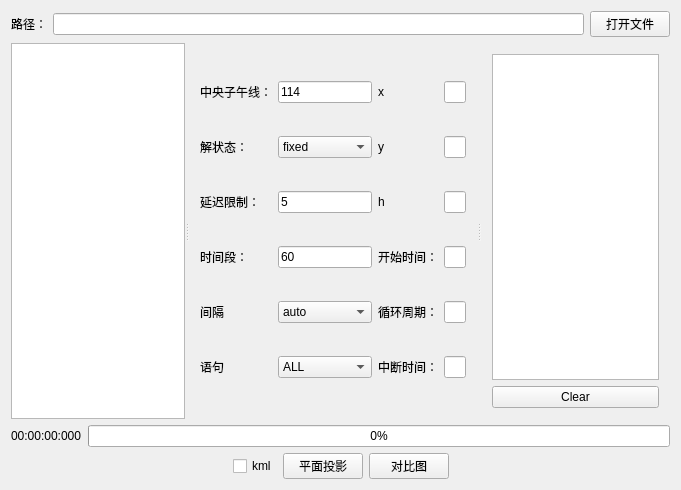
<?xml version="1.0" encoding="UTF-8"?>
<ui version="4.0">
 <class>GGA2ZYZClass</class>
 <widget class="QWidget" name="GGA2ZYZClass">
  <property name="geometry">
   <rect>
    <x>0</x>
    <y>0</y>
    <width>681</width>
    <height>490</height>
   </rect>
  </property>
  <property name="windowTitle">
   <string>GGA2ZYZ</string>
  </property>
  <layout class="QVBoxLayout" name="verticalLayout_2">
   <item>
    <layout class="QHBoxLayout" name="horizontalLayout_3">
     <item>
      <widget class="QLabel" name="label_13">
       <property name="text">
        <string>路径：</string>
       </property>
      </widget>
     </item>
     <item>
      <widget class="QLineEdit" name="m_EditFilePath">
       <property name="readOnly">
        <bool>true</bool>
       </property>
      </widget>
     </item>
     <item>
      <widget class="QPushButton" name="m_ButtonSelect">
       <property name="text">
        <string>打开文件</string>
       </property>
      </widget>
     </item>
    </layout>
   </item>
   <item>
    <widget class="QSplitter" name="splitter">
     <property name="orientation">
      <enum>Qt::Horizontal</enum>
     </property>
     <widget class="QListWidget" name="listWidget"/>
     <widget class="QWidget" name="layoutWidget">
      <layout class="QGridLayout" name="gridLayout">
       <item row="0" column="3">
        <widget class="QLineEdit" name="lat"/>
       </item>
       <item row="2" column="3">
        <widget class="QLineEdit" name="h"/>
       </item>
       <item row="2" column="0">
        <widget class="QLabel" name="label_3">
         <property name="toolTip">
          <string>筛选最大差分龄期，延迟大于输入秒数不输出。</string>
         </property>
         <property name="text">
          <string>延迟限制：</string>
         </property>
        </widget>
       </item>
       <item row="5" column="3">
        <widget class="QLineEdit" name="breakPeriod">
         <property name="text">
          <string/>
         </property>
        </widget>
       </item>
       <item row="1" column="2">
        <widget class="QLabel" name="label_8">
         <property name="text">
          <string>y</string>
         </property>
        </widget>
       </item>
       <item row="1" column="0">
        <widget class="QLabel" name="label_2">
         <property name="toolTip">
          <string>选择输出所有状态还是只有固定解。</string>
         </property>
         <property name="text">
          <string>解状态：</string>
         </property>
        </widget>
       </item>
       <item row="3" column="2">
        <widget class="QLabel" name="label_10">
         <property name="text">
          <string>开始时间：</string>
         </property>
        </widget>
       </item>
       <item row="5" column="1">
        <widget class="QComboBox" name="statement">
         <property name="editable">
          <bool>false</bool>
         </property>
         <item>
          <property name="text">
           <string>ALL</string>
          </property>
         </item>
         <item>
          <property name="text">
           <string>GGA</string>
          </property>
         </item>
         <item>
          <property name="text">
           <string>PPPNAVA</string>
          </property>
         </item>
         <item>
          <property name="text">
           <string>BESTPOSA</string>
          </property>
         </item>
         <item>
          <property name="text">
           <string>INSPVAXA</string>
          </property>
         </item>
         <item>
          <property name="text">
           <string>RTKPOSA</string>
          </property>
         </item>
        </widget>
       </item>
       <item row="4" column="2">
        <widget class="QLabel" name="label_11">
         <property name="text">
          <string>循环周期：</string>
         </property>
        </widget>
       </item>
       <item row="4" column="0">
        <widget class="QLabel" name="label_5">
         <property name="toolTip">
          <string>筛选数据的时间间隔，每隔指定时间输出一个。</string>
         </property>
         <property name="text">
          <string>间隔</string>
         </property>
        </widget>
       </item>
       <item row="5" column="2">
        <widget class="QLabel" name="label_12">
         <property name="text">
          <string>中断时间：</string>
         </property>
        </widget>
       </item>
       <item row="0" column="0">
        <widget class="QLabel" name="label">
         <property name="text">
          <string>中央子午线：</string>
         </property>
        </widget>
       </item>
       <item row="0" column="1">
        <widget class="QLineEdit" name="meridian">
         <property name="text">
          <string>114</string>
         </property>
        </widget>
       </item>
       <item row="1" column="3">
        <widget class="QLineEdit" name="lon"/>
       </item>
       <item row="4" column="1">
        <widget class="QComboBox" name="interval">
         <property name="editable">
          <bool>false</bool>
         </property>
         <item>
          <property name="text">
           <string>auto</string>
          </property>
         </item>
         <item>
          <property name="text">
           <string>1s</string>
          </property>
         </item>
         <item>
          <property name="text">
           <string>10s</string>
          </property>
         </item>
         <item>
          <property name="text">
           <string>30s</string>
          </property>
         </item>
         <item>
          <property name="text">
           <string>60s</string>
          </property>
         </item>
        </widget>
       </item>
       <item row="1" column="1">
        <widget class="QComboBox" name="solutionStatus">
         <property name="editable">
          <bool>false</bool>
         </property>
         <item>
          <property name="text">
           <string>fixed</string>
          </property>
         </item>
         <item>
          <property name="text">
           <string>all</string>
          </property>
         </item>
        </widget>
       </item>
       <item row="2" column="2">
        <widget class="QLabel" name="label_9">
         <property name="text">
          <string>h</string>
         </property>
        </widget>
       </item>
       <item row="5" column="0">
        <widget class="QLabel" name="label_6">
         <property name="text">
          <string>语句</string>
         </property>
        </widget>
       </item>
       <item row="3" column="1">
        <widget class="QLineEdit" name="timeSlice">
         <property name="text">
          <string>60</string>
         </property>
        </widget>
       </item>
       <item row="3" column="3">
        <widget class="QLineEdit" name="startTime">
         <property name="text">
          <string/>
         </property>
        </widget>
       </item>
       <item row="0" column="2">
        <widget class="QLabel" name="label_7">
         <property name="text">
          <string>x</string>
         </property>
        </widget>
       </item>
       <item row="2" column="1">
        <widget class="QLineEdit" name="delayLimit">
         <property name="text">
          <string>5</string>
         </property>
        </widget>
       </item>
       <item row="3" column="0">
        <widget class="QLabel" name="label_4">
         <property name="toolTip">
          <string>筛选每分钟前多少秒的数据。</string>
         </property>
         <property name="text">
          <string>时间段：</string>
         </property>
        </widget>
       </item>
       <item row="4" column="3">
        <widget class="QLineEdit" name="cycleTime">
         <property name="text">
          <string/>
         </property>
        </widget>
       </item>
      </layout>
     </widget>
     <widget class="QWidget" name="layoutWidget">
      <layout class="QVBoxLayout" name="verticalLayout">
       <item>
        <widget class="QTextEdit" name="logText">
         <property name="readOnly">
          <bool>true</bool>
         </property>
        </widget>
       </item>
       <item>
        <widget class="QPushButton" name="clear_btn">
         <property name="text">
          <string>Clear</string>
         </property>
        </widget>
       </item>
      </layout>
     </widget>
    </widget>
   </item>
   <item>
    <layout class="QHBoxLayout" name="horizontalLayout_4">
     <item>
      <widget class="QLabel" name="time_lb">
       <property name="text">
        <string>00:00:00:000</string>
       </property>
      </widget>
     </item>
     <item>
      <widget class="QProgressBar" name="progressBar">
       <property name="maximum">
        <number>10000</number>
       </property>
       <property name="value">
        <number>0</number>
       </property>
      </widget>
     </item>
    </layout>
   </item>
   <item>
    <layout class="QHBoxLayout" name="horizontalLayout_2">
     <item>
      <spacer name="horizontalSpacer">
       <property name="orientation">
        <enum>Qt::Horizontal</enum>
       </property>
       <property name="sizeHint" stdset="0">
        <size>
         <width>40</width>
         <height>20</height>
        </size>
       </property>
      </spacer>
     </item>
     <item>
      <widget class="QCheckBox" name="kml">
       <property name="text">
        <string>kml</string>
       </property>
      </widget>
     </item>
     <item>
      <widget class="QPushButton" name="planarProjection">
       <property name="text">
        <string>平面投影</string>
       </property>
      </widget>
     </item>
     <item>
      <widget class="QPushButton" name="comparison">
       <property name="text">
        <string>对比图</string>
       </property>
      </widget>
     </item>
     <item>
      <spacer name="horizontalSpacer_2">
       <property name="orientation">
        <enum>Qt::Horizontal</enum>
       </property>
       <property name="sizeHint" stdset="0">
        <size>
         <width>40</width>
         <height>20</height>
        </size>
       </property>
      </spacer>
     </item>
    </layout>
   </item>
  </layout>
 </widget>
 <layoutdefault spacing="6" margin="11"/>
 <resources/>
 <connections/>
</ui>
